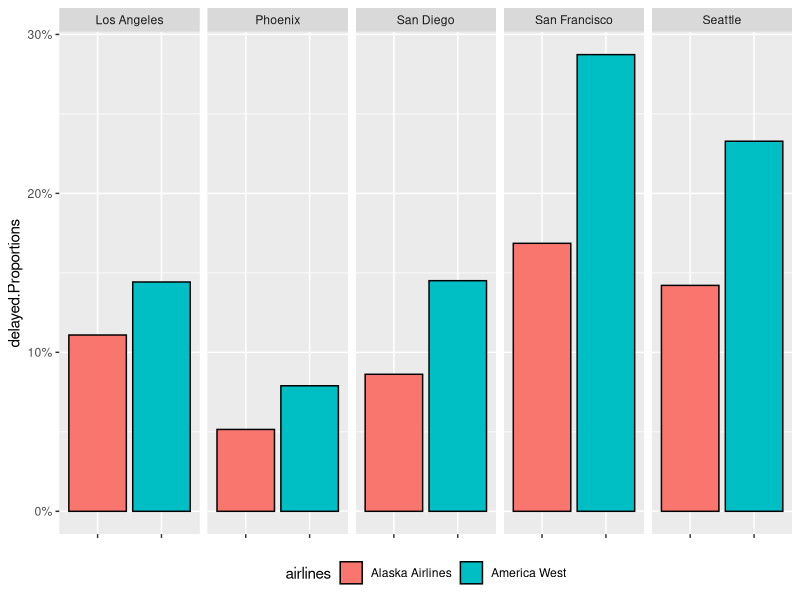
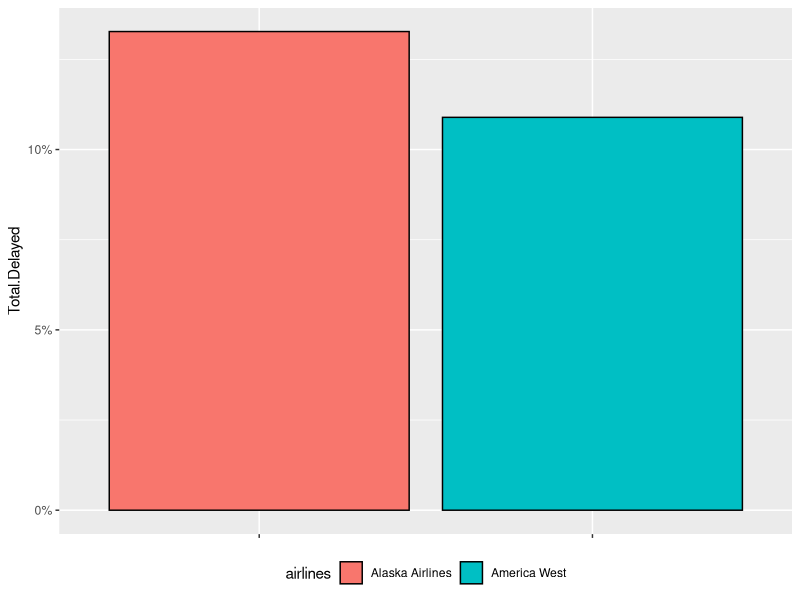
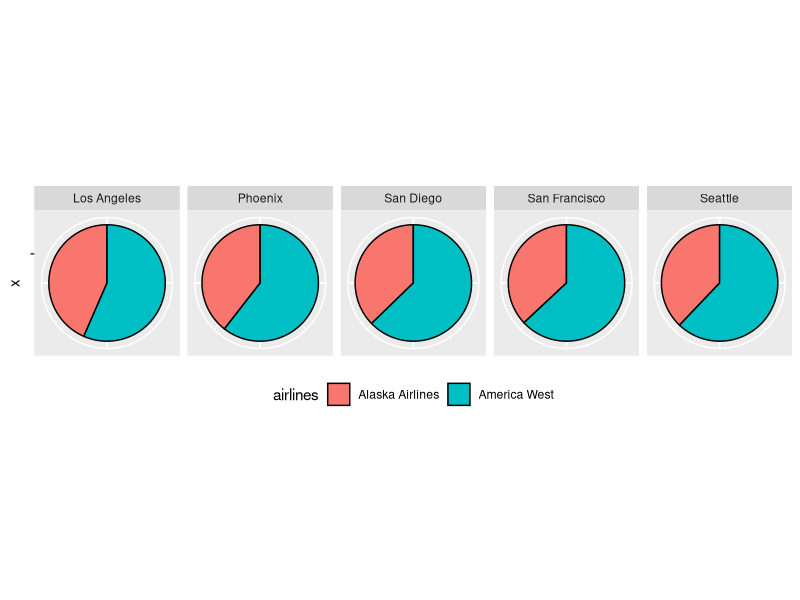
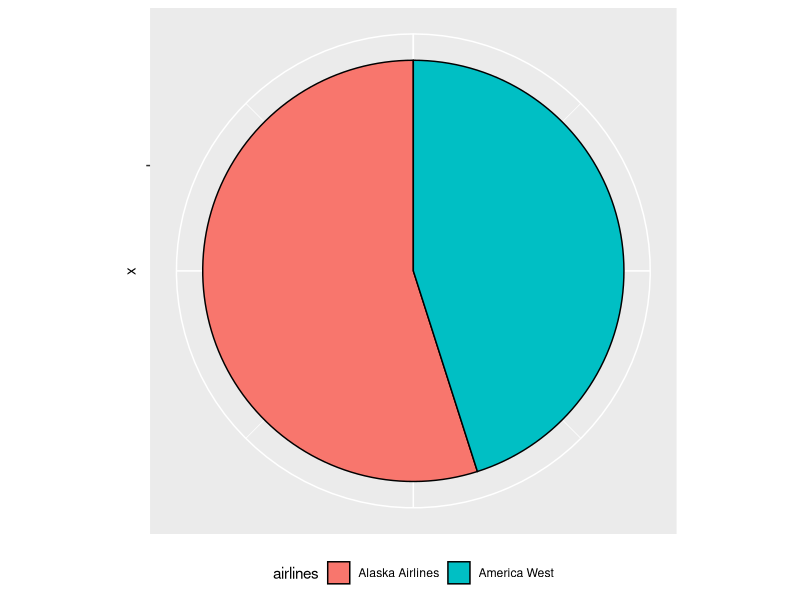

The R source for these figures, in order:
setwd("~/Desktop/MScMaths/Summer2018/Stochastic_Lab_Course_1/CodeAndData")
library(ggplot2)
library(dplyr)
library(tidyr)
library(scales) # for percentage scales
#Exercise 1: Simpson's paradox

#data frame that contains the data
#This can be done by creating a matrix, a list, and then using the function as.data.frame
M<- cbind(c(497, 221, 212, 503, 1841), c(62, 12, 20, 102, 305))
N<- cbind(c(694, 4840, 383, 320, 201), c(117, 415, 65, 129, 61))
#renaming rows and columns of M and N
rownames(M)<- c('Los Angeles', 'Phoenix', 'San Diego', 'San Francisco', 'Seattle')
colnames(M)<- c('On time', 'Delayed')
rownames(N)<- c('Los Angeles', 'Phoenix', 'San Diego', 'San Francisco', 'Seattle')
colnames(N)<- c('On time', 'Delayed')
#creating list
L<- list("Alaska Airlines" = M, "America West" = N)
#Finally the dataframe
df <- data.frame(L)

#
cities<- rep(c('Los Angeles', 'Phoenix', 'San Diego', 'San Francisco', 'Seattle'), 2)
airlines<- c(rep('Alaska Airlines', 5), rep('America West', 5))

k<- list("cities" = cities, "airlines" = airlines)
Df<- data.frame(k)

Df$delayed.Proportions<- c((df[1,2])/(df[1,2]+df[1,1]), 
                           (df[2,2])/(df[2,2]+df[2,1]),
                           (df[3,2])/(df[3,2]+df[3,1]),
                           (df[4,2])/(df[4,2]+df[4,1]), 
                           (df[5,2])/(df[5,2]+df[5,1]),
                           (df[1,4])/(df[1,4]+df[1,3]),
                           (df[2,4])/(df[2,4]+df[2,3]),
                           (df[3,4])/(df[3,4]+df[3,3]),
                           (df[4,4])/(df[4,4]+df[4,3]),
                           (df[5,4])/(df[5,4]+df[5,3]))

total.delayed.Proportions.Alaska<- c( sum(df$Alaska.Airlines.Delayed)/(sum(df$Alaska.Airlines.Delayed) + sum(df$Alaska.Airlines.On.time)))
total.delayed.Proportions.America<- c( sum(df$America.West.Delayed)/(sum(df$America.West.Delayed) + sum(df$America.West.On.time)))

Total.Delayed<-c(total.delayed.Proportions.Alaska, total.delayed.Proportions.America)
Df.Total.delayed<- data.frame(Total.Delayed)
Df.Total.delayed$airlines<- c("Alaska Airlines", "America West")

####barplots

ggplot(data=Df, aes(x=airlines, y=delayed.Proportions, fill = airlines)) +
  geom_bar(stat="identity", color = 'black') +
  scale_y_continuous(labels=scales::percent) +
  theme(axis.text.x =element_blank(), axis.title.x=element_blank()) +
  theme(legend.position = "bottom") +
  facet_grid(~cities)

#all together
ggplot(data=Df.Total.delayed, aes(x=airlines, y=Total.Delayed, fill = airlines)) +
  geom_bar(stat="identity", color = 'black') +
  scale_y_continuous(labels=scales::percent) +
  theme(axis.text.x =element_blank(), axis.title.x=element_blank()) +
  theme(legend.position = "bottom")


####Pie charts

ggplot(data=Df, aes(x="", y=delayed.Proportions, fill = airlines)) +
  geom_bar(stat="identity", position = position_fill(), color = 'black') +
  scale_y_continuous(labels=scales::percent) +
  theme(axis.text.x =element_blank(), axis.title.x=element_blank()) +
  theme(legend.position = "bottom") +
  coord_polar("y") +
  facet_grid(~cities)


#all together
ggplot(data=Df.Total.delayed, aes(x="", y=Total.Delayed, fill = airlines)) +
  geom_bar(stat="identity", position = position_fill(), color = 'black') +
  scale_y_continuous(labels=scales::percent) +
  theme(axis.text.x =element_blank(), axis.title.x=element_blank(), legend.position = "bottom") +
  coord_polar("y", start=0)


